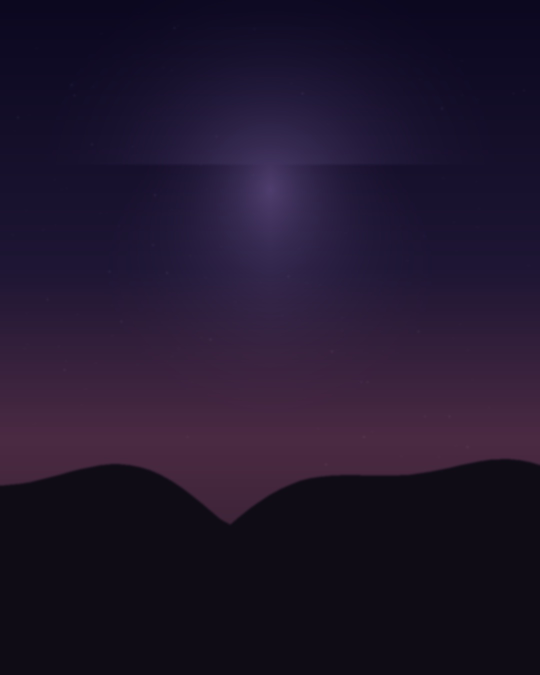
#> input picture assets/bg/bible_bg_1.jpg, 1080 x 1350 px (shown at 1/2 size)
$ python -i shorts_render.py   (imports and definitions only)
#> lines starting #> are read from the running program, lines starting #| are printed output that depends on the picture
"""쇼츠 렌더러 — AI 배경(Ken Burns) + 위쪽 제목 + 나레이션에 맞춘 자막 박스 (daily-video.py 품질 모드용)

daily-ig-reels.py 의 렌더 방식(느린 줌·반투명 박스+흰 글씨 자막·알파 페이드·장면 크로스페이드)을 같은 사양으로 옮긴 모듈이다.
릴스 스크립트는 파일 이름에 하이픈이 있고 import 시 토큰을 읽는 부작용이 있어 직접 import 할 수 없고(스케줄러가 매일 돌리는
파일이라 수정도 하지 않는다), 필요한 부분(자막 박스·Ken Burns)만 이 모듈에 다시 구현했다.

입력은 타임라인(초 단위)이고, 타임라인은 호출부가 TTS 청크의 실제 길이로 만든다 → 자막은 해당 음성 구간에 켜지고 꺼진다.
프레임은 PIL로 그려 ffmpeg 표준입력(rawvideo)으로 보내므로 디스크에 프레임 파일을 남기지 않는다.
"""
import os
import subprocess

from PIL import Image, ImageDraw, ImageFont

W, H = 1080, 1920
FPS = 24
KB_ZOOM_END = 1.15      # 장면 재생 중 1.0 -> 1.15 (reels 와 같은 값)
XFADE_SEC = 0.40        # 장면 사이 크로스페이드
DARKEN = 0.92           # 배경을 아주 조금만 어둡게 — 글자는 반투명 박스가 받쳐 준다(오너 10/05 "배경이 어둡다" 피드백 반영, reels 는 25% 어둡게)
SAFE_TOP, SAFE_BOTTOM = 200, 280   # 유튜브 쇼츠 UI가 가리는 위·아래 여백(루브릭 T2)
BOTTOM_CROP = 0.12         # 원본 이미지 아래 12%를 버린다 — AI 이미지가 우하단에 그려 넣는 서명·로고 문양을 화면에서 없앤다(M2)
SUB_FONT_PX = 64
SUB_MAX_CHARS = 16
TITLE_FONT_PX = 66
YELLOW = (255, 222, 64)
WHITE = (255, 255, 255)


def font(size, bold=True):
    p = "C:/Windows/Fonts/malgunbd.ttf" if bold else "C:/Windows/Fonts/malgun.ttf"
    return ImageFont.truetype(p, size) if os.path.exists(p) else ImageFont.load_default()


# [64 lines left out: functions wrap_chars, split_sentence, boxed_layer, not called in this run]


def _cover(path):
#> called with path = '../../assets/bg/bible_bg_1.jpg'
    src = Image.open(path).convert("RGB")
#> src is the input picture: PIL image 1080x1350 RGB; mean R, G, B 32.7, 22, 44.8
    src = src.crop((0, 0, src.size[0], int(src.size[1] * (1.0 - BOTTOM_CROP))))
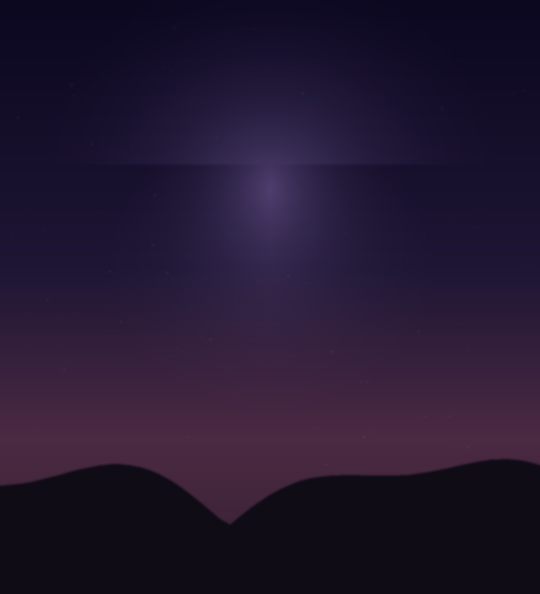
#> src: PIL image 1080x1188 RGB (shown at 1/2 size); mean R, G, B 35.2, 23.4, 48
    sw, sh = src.size
#> sw = 1080; sh = 1188
    scale = max(W / sw, H / sh) * 1.0
#> scale = 1.62
    src = src.resize((max(W, int(sw * scale)), max(H, int(sh * scale))), Image.LANCZOS)
#> src: PIL image 1745x1920 RGB
    # 배경을 약간 어둡게 — 글자 가독성(자막 박스가 따로 있어 과하게 어둡히지 않는다)
    return Image.eval(src, lambda v: int(v * DARKEN))


class KenBurns:
    """이미지 한 장의 느린 줌. direction: 'in'(1.0->1.15) | 'out'(1.15->1.0), pan: -1/0/1 (좌/가운데/우로 미세 이동)."""

    def __init__(self, path, direction="in", pan=0):
        self.src = _cover(path)
        self.direction, self.pan = direction, pan

    # [64 lines left out: functions frame, build_layers, render_video, not called in this run]

>>> result = _cover('../../assets/bg/bible_bg_1.jpg')
